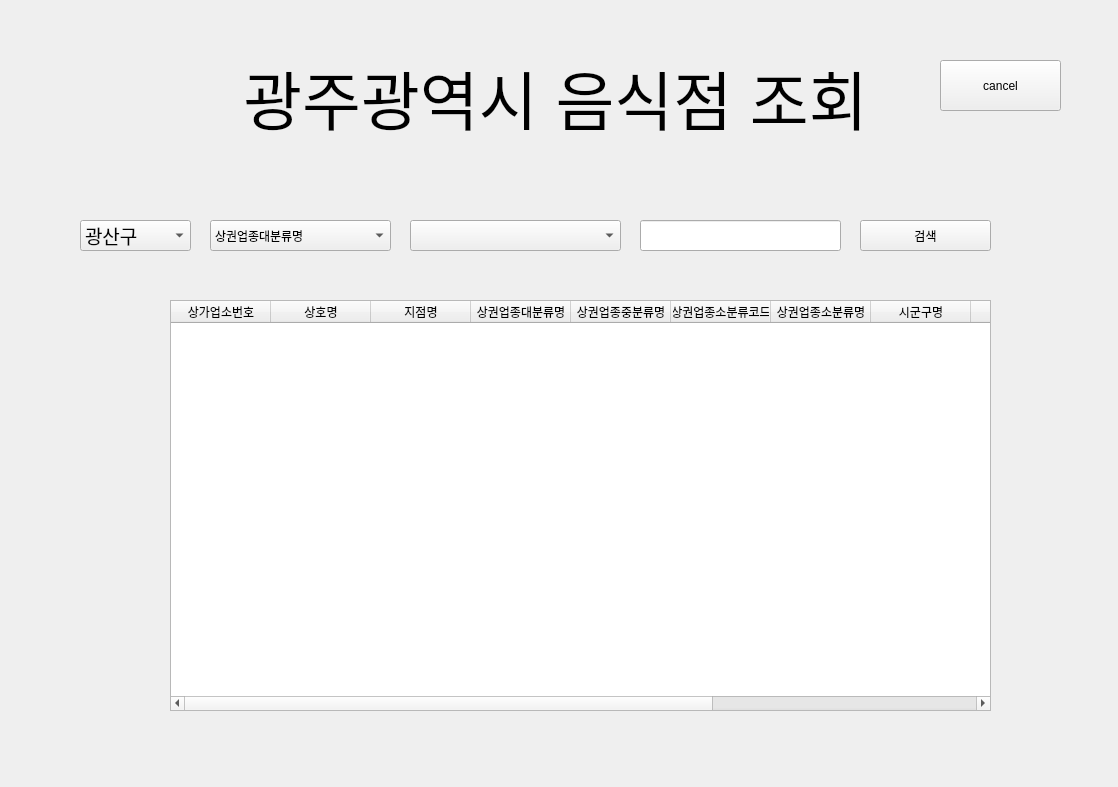
<?xml version="1.0" encoding="UTF-8"?>
<ui version="4.0">
 <class>Form</class>
 <widget class="QWidget" name="Form">
  <property name="geometry">
   <rect>
    <x>0</x>
    <y>0</y>
    <width>1118</width>
    <height>787</height>
   </rect>
  </property>
  <property name="windowTitle">
   <string>Form</string>
  </property>
  <widget class="QLabel" name="kwangju_label">
   <property name="geometry">
    <rect>
     <x>110</x>
     <y>50</y>
     <width>891</width>
     <height>81</height>
    </rect>
   </property>
   <property name="text">
    <string>&lt;html&gt;&lt;head/&gt;&lt;body&gt;&lt;p align=&quot;center&quot;&gt;&lt;span style=&quot; font-size:48pt;&quot;&gt;광주광역시 음식점 조회&lt;/span&gt;&lt;/p&gt;&lt;/body&gt;&lt;/html&gt;</string>
   </property>
  </widget>
  <widget class="QComboBox" name="gu_comboBox">
   <property name="geometry">
    <rect>
     <x>80</x>
     <y>220</y>
     <width>111</width>
     <height>31</height>
    </rect>
   </property>
   <property name="font">
    <font>
     <family>Arial</family>
     <pointsize>14</pointsize>
    </font>
   </property>
   <item>
    <property name="text">
     <string>광산구</string>
    </property>
   </item>
   <item>
    <property name="text">
     <string>동구</string>
    </property>
   </item>
   <item>
    <property name="text">
     <string>서구</string>
    </property>
   </item>
   <item>
    <property name="text">
     <string>남구</string>
    </property>
   </item>
   <item>
    <property name="text">
     <string>북구</string>
    </property>
   </item>
  </widget>
  <widget class="QComboBox" name="big_comboBox">
   <property name="geometry">
    <rect>
     <x>210</x>
     <y>220</y>
     <width>181</width>
     <height>31</height>
    </rect>
   </property>
   <property name="styleSheet">
    <string notr="true">font: 14pt &quot;Arial&quot;;</string>
   </property>
   <item>
    <property name="text">
     <string>상권업종대분류명</string>
    </property>
   </item>
   <item>
    <property name="text">
     <string>부동산</string>
    </property>
   </item>
   <item>
    <property name="text">
     <string>숙박</string>
    </property>
   </item>
   <item>
    <property name="text">
     <string>음식</string>
    </property>
   </item>
   <item>
    <property name="text">
     <string>학문/교육</string>
    </property>
   </item>
   <item>
    <property name="text">
     <string>소매</string>
    </property>
   </item>
   <item>
    <property name="text">
     <string>생활서비스</string>
    </property>
   </item>
   <item>
    <property name="text">
     <string>스포츠</string>
    </property>
   </item>
   <item>
    <property name="text">
     <string>관광/여가/오락</string>
    </property>
   </item>
  </widget>
  <widget class="QPushButton" name="searching_btn">
   <property name="geometry">
    <rect>
     <x>860</x>
     <y>220</y>
     <width>131</width>
     <height>31</height>
    </rect>
   </property>
   <property name="styleSheet">
    <string notr="true">font: 14pt &quot;Arial&quot;;</string>
   </property>
   <property name="text">
    <string>검색</string>
   </property>
  </widget>
  <widget class="QComboBox" name="middle_comboBox">
   <property name="geometry">
    <rect>
     <x>410</x>
     <y>220</y>
     <width>211</width>
     <height>31</height>
    </rect>
   </property>
   <property name="styleSheet">
    <string notr="true">font: 14pt &quot;Arial&quot;;</string>
   </property>
  </widget>
  <widget class="QTableWidget" name="store_table">
   <property name="geometry">
    <rect>
     <x>170</x>
     <y>300</y>
     <width>821</width>
     <height>411</height>
    </rect>
   </property>
   <column>
    <property name="text">
     <string>상가업소번호</string>
    </property>
   </column>
   <column>
    <property name="text">
     <string>상호명</string>
    </property>
   </column>
   <column>
    <property name="text">
     <string>지점명</string>
    </property>
   </column>
   <column>
    <property name="text">
     <string>상권업종대분류명</string>
    </property>
   </column>
   <column>
    <property name="text">
     <string>상권업종중분류명</string>
    </property>
   </column>
   <column>
    <property name="text">
     <string>상권업종소분류코드</string>
    </property>
   </column>
   <column>
    <property name="text">
     <string>상권업종소분류명</string>
    </property>
   </column>
   <column>
    <property name="text">
     <string>시군구명</string>
    </property>
   </column>
   <column>
    <property name="text">
     <string>행정동명</string>
    </property>
   </column>
   <column>
    <property name="text">
     <string>도로명주소</string>
    </property>
   </column>
   <column>
    <property name="text">
     <string>신우편번호</string>
    </property>
   </column>
   <column>
    <property name="text">
     <string>평점</string>
    </property>
   </column>
  </widget>
  <widget class="QPushButton" name="cancel_btn">
   <property name="geometry">
    <rect>
     <x>940</x>
     <y>60</y>
     <width>121</width>
     <height>51</height>
    </rect>
   </property>
   <property name="text">
    <string>cancel</string>
   </property>
  </widget>
  <widget class="QLineEdit" name="searching_lineEdit">
   <property name="geometry">
    <rect>
     <x>640</x>
     <y>220</y>
     <width>201</width>
     <height>31</height>
    </rect>
   </property>
   <property name="toolTip">
    <string>&lt;html&gt;&lt;head/&gt;&lt;body&gt;&lt;p align=&quot;center&quot;&gt;&lt;br/&gt;&lt;/p&gt;&lt;/body&gt;&lt;/html&gt;</string>
   </property>
   <property name="text">
    <string/>
   </property>
  </widget>
 </widget>
 <resources/>
 <connections/>
</ui>
